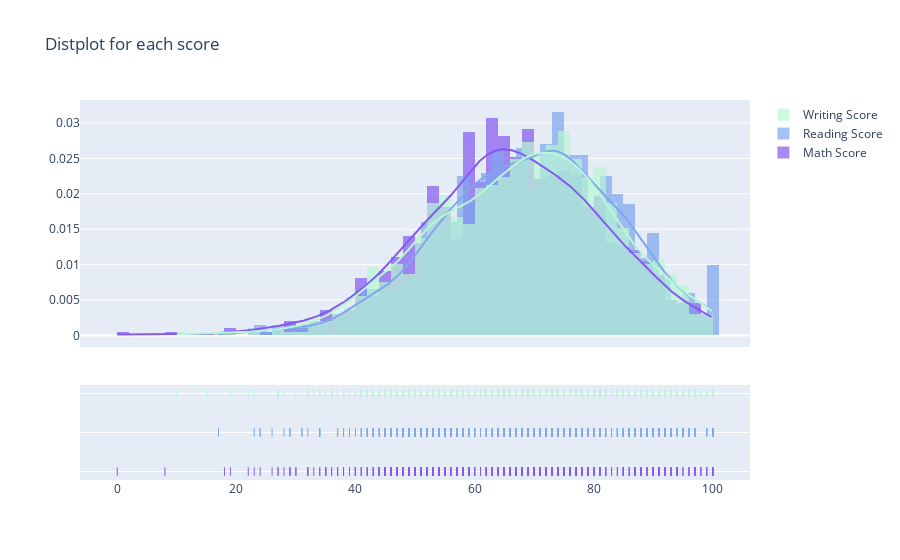

Source (notebook cell):
### Markdown cell above
##### The average of female students is higher except for mathematics.

### Code cell
# Creating histograms
x1 = stats['math score']
x2 = stats['reading score']
x3 = stats['writing score']

# Group data together
hist_data = [x1, x2, x3]
colors = ['#835AF1', '#7FA6EE', '#B8F7D4']

group_labels = ['Math Score', 'Reading Score', 'Writing Score']

# Create distplot with custom bin_size
fig = ff.create_distplot(hist_data, group_labels, bin_size=2, colors=colors)
fig.update_layout(title_text = 'Distplot for each score')
fig.show()

### Figure 1 — Plotly figure (JSON) as saved in the notebook; plotly's stock layout.template omitted (floating-point values rounded to 4 significant figures; data arrays with more than 128 entries replaced by an {"elided": "..."} marker saying what was removed)
{"data": [{"autobinx": false, "histnorm": "probability density", "legendgroup": "Math Score", "marker": {"color": "#835AF1"}, "name": "Math Score", "opacity": 0.7, "type": "histogram", "x": {"elided": "1000 int values"}, "xaxis": "x", "xbins": {"end": 100, "size": 2, "start": 0}, "yaxis": "y"}, {"autobinx": false, "histnorm": "probability density", "legendgroup": "Reading Score", "marker": {"color": "#7FA6EE"}, "name": "Reading Score", "opacity": 0.7, "type": "histogram", "x": {"elided": "1000 int values"}, "xaxis": "x", "xbins": {"end": 100, "size": 2, "start": 17}, "yaxis": "y"}, {"autobinx": false, "histnorm": "probability density", "legendgroup": "Writing Score", "marker": {"color": "#B8F7D4"}, "name": "Writing Score", "opacity": 0.7, "type": "histogram", "x": {"elided": "1000 int values"}, "xaxis": "x", "xbins": {"end": 100, "size": 2, "start": 10}, "yaxis": "y"}, {"legendgroup": "Math Score", "marker": {"color": "#835AF1"}, "mode": "lines", "name": "Math Score", "showlegend": false, "type": "scatter", "x": {"elided": "500 float values"}, "xaxis": "x", "y": {"elided": "500 float values"}, "yaxis": "y"}, {"legendgroup": "Reading Score", "marker": {"color": "#7FA6EE"}, "mode": "lines", "name": "Reading Score", "showlegend": false, "type": "scatter", "x": {"elided": "500 float values"}, "xaxis": "x", "y": {"elided": "500 float values"}, "yaxis": "y"}, {"legendgroup": "Writing Score", "marker": {"color": "#B8F7D4"}, "mode": "lines", "name": "Writing Score", "showlegend": false, "type": "scatter", "x": {"elided": "500 float values"}, "xaxis": "x", "y": {"elided": "500 float values"}, "yaxis": "y"}, {"legendgroup": "Math Score", "marker": {"color": "#835AF1", "symbol": "line-ns-open"}, "mode": "markers", "name": "Math Score", "showlegend": false, "type": "scatter", "x": {"elided": "1000 int values"}, "xaxis": "x", "y": {"elided": "1000 str values"}, "yaxis": "y2"}, {"legendgroup": "Reading Score", "marker": {"color": "#7FA6EE", "symbol": "line-ns-open"}, "mode": "markers", "name": "Reading Score", "showlegend": false, "type": "scatter", "x": {"elided": "1000 int values"}, "xaxis": "x", "y": {"elided": "1000 str values"}, "yaxis": "y2"}, {"legendgroup": "Writing Score", "marker": {"color": "#B8F7D4", "symbol": "line-ns-open"}, "mode": "markers", "name": "Writing Score", "showlegend": false, "type": "scatter", "x": {"elided": "1000 int values"}, "xaxis": "x", "y": {"elided": "1000 str values"}, "yaxis": "y2"}], "layout": {"barmode": "overlay", "hovermode": "closest", "legend": {"traceorder": "reversed"}, "title": {"text": "Distplot for each score"}, "xaxis": {"anchor": "y2", "domain": [0, 1], "zeroline": false}, "yaxis": {"anchor": "free", "domain": [0.35, 1], "position": 0}, "yaxis2": {"anchor": "x", "domain": [0, 0.25], "dtick": 1, "showticklabels": false}}}
